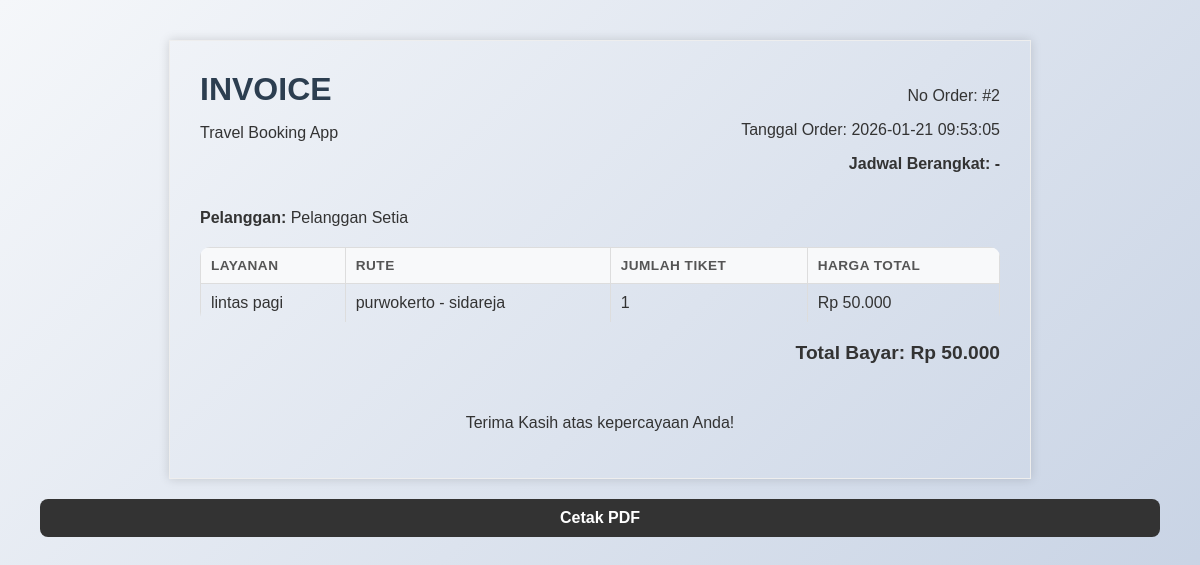
/index.php?page=invoice&id=2 (signed in), run on the app's committed database.
### tables this page shows
CREATE TABLE `tb_pemesanan` (
  `id` int(11) NOT NULL,
  `user_id` int(11) NOT NULL,
  `layanan_id` int(11) NOT NULL,
  `tanggal_jadwal` date DEFAULT NULL,
  `tanggal_pemesanan` datetime DEFAULT current_timestamp(),
  `jumlah_tiket` int(11) NOT NULL,
  `total_harga` decimal(10,2) NOT NULL,
  `status_pemesanan` enum('pending','menunggu_konfirmasi','dibayar','batal') DEFAULT 'pending'
);

CREATE TABLE `master_user` (
  `id` int(11) NOT NULL,
  `username` varchar(50) NOT NULL,
  `password` varchar(255) NOT NULL,
  `nama_lengkap` varchar(100) NOT NULL,
  `role` enum('admin','kasir','pelanggan') NOT NULL,
  `created_at` timestamp NOT NULL DEFAULT current_timestamp()
);

CREATE TABLE `master_layanan` (
  `id` int(11) NOT NULL,
  `nama_layanan` varchar(100) NOT NULL,
  `rute_asal` varchar(100) NOT NULL,
  `rute_tujuan` varchar(100) NOT NULL,
  `tanggal_berangkat` date NOT NULL,
  `waktu_berangkat` time NOT NULL,
  `biaya` decimal(10,2) NOT NULL,
  `stok` int(11) NOT NULL DEFAULT 0,
  `created_at` timestamp NOT NULL DEFAULT current_timestamp(),
  `kendaraan_id` int(11) NOT NULL
);

### app/Config/Database.php (called while the page is built, shortened)
<?php
class Database {
    private $host = 'localhost';
    private $db_name = 'db_travel_booking';
    private $username = 'root';
    private $password = '';
    private $conn;
    private static $instance = null;
    private function __construct() {
        try {
            $dsn = "mysql:host=" . $this->host . ";dbname=" . $this->db_name;
            $this->conn = new PDO($dsn, $this->username, $this->password);
            $this->conn->setAttribute(PDO::ATTR_ERRMODE, PDO::ERRMODE_EXCEPTION);
            $this->conn->setAttribute(PDO::ATTR_DEFAULT_FETCH_MODE, PDO::FETCH_ASSOC);
        } catch(PDOException $e) {
            die("Connection Error: " . $e->getMessage());
        }
    }
    public static function getInstance() {
        if (self::$instance == null) {
            self::$instance = new Database();
        }
        return self::$instance;
    }
    public function getConnection() {
        return $this->conn;
    }
}

### app/Classes/BaseModel.php (called while the page is built, shortened)
<?php
class BaseModel {
    public function __construct() {
        $this->db = Database::getInstance()->getConnection();
    }
}

### app/Classes/Transaksi.php (called while the page is built, shortened)
<?php
class Transaksi extends BaseModel implements ICrud {
    public function show($id) {
        $sql = "SELECT p.*, p.tanggal_jadwal, l.nama_layanan, l.rute_asal, l.rute_tujuan, l.waktu_berangkat, u.nama_lengkap
                FROM tb_pemesanan p
                JOIN master_layanan l ON p.layanan_id = l.id
                JOIN master_user u ON p.user_id = u.id
                WHERE p.id = :id";
        $stmt = $this->db->prepare($sql);
        $stmt->execute(['id' => $id]);
        return $stmt->fetch(PDO::FETCH_ASSOC);
    }
}

### app/Lib/Invoice.php (the view, shortened to what this page needs)
<?php
$id = $_GET['id'] ?? null;
$model = new Transaksi();
$data = $model->show($id);
?>
<!DOCTYPE html>
<html lang="id">
<head>
</head>
<body onload="window.print()">
    <div class="invoice-box">
        <div class="header">
            <div>
                <h1>INVOICE</h1>
                <p>Travel Booking App</p>
            </div>
            <div style="text-align: right;">
                <p>No Order: #<?= $data['id'] ?></p>
                <p>Tanggal Order: <?= $data['tanggal_pemesanan'] ?></p>
                <p><strong>Jadwal Berangkat: <?= isset($data['tanggal_jadwal']) ? $data['tanggal_jadwal'] . ' ' . $data['waktu_berangkat'] : '-' ?></strong></p>
            </div>
        </div>
        <p><strong>Pelanggan:</strong> <?= $data['nama_lengkap'] ?></p>
        <table>
            <thead>
                <tr>
                    <th>Layanan</th>
                    <th>Rute</th>
                    <th>Jumlah Tiket</th>
                    <th>Harga Total</th>
                </tr>
            </thead>
            <tbody>
                <tr>
                    <td><?= $data['nama_layanan'] ?></td>
                    <td><?= $data['rute_asal'] ?> - <?= $data['rute_tujuan'] ?></td>
                    <td><?= $data['jumlah_tiket'] ?></td>
                    <td>Rp <?= number_format($data['total_harga'], 0, ',', '.') ?></td>
                </tr>
            </tbody>
        </table>
        <div class="total">
            Total Bayar: Rp <?= number_format($data['total_harga'], 0, ',', '.') ?>
        </div>
        <div style="margin-top: 50px; text-align: center;">
            <p>Terima Kasih atas kepercayaan Anda!</p>
        </div>
    </div>
    <div class="no-print" style="text-align: center; margin-top: 20px;">
        <button onclick="window.print()" style="padding: 10px 20px; background: #333; color: white; cursor: pointer;">Cetak PDF</button>
    </div>
</body>
</html>

### public/css/style.css (style rules this page uses)
:root { --primary: #4e54c8; --secondary: #8f94fb; --accent: #ff6b6b; --bg-color: #f0f2f5; --text-color: #333; --sidebar-width: 250px; --white: #ffffff; --shadow: 0 4px 15px rgba(0, 0, 0, 0.05); }
body { font-family: 'Poppins', sans-serif; background: linear-gradient(135deg, #f5f7fa 0%, #c3cfe2 100%); background-attachment: fixed; margin: 0; padding: 0; color: var(--text-color); }
h1, h2, h3 { color: #2c3e50; margin-top: 0; }
h1 { font-weight: 600; }
button { background: linear-gradient(to right, var(--primary), var(--secondary)); color: white; padding: 12px 20px; border: none; border-radius: 8px; cursor: pointer; font-size: 16px; font-weight: 600; transition: transform 0.2s, box-shadow 0.2s; width: 100%; }
table { width: 100%; border-collapse: separate; border-spacing: 0; margin-top: 25px; border-radius: 10px; overflow: hidden; }
th, td { padding: 15px; text-align: left; border-bottom: 1px solid #eee; }
th { background-color: #f8f9fa; color: #555; font-weight: 600; text-transform: uppercase; font-size: 0.85em; letter-spacing: 0.5px; }
tr:last-child td { border-bottom: none; }

### app/Lib/Invoice.php (style rules this page uses)
body { font-family: sans-serif; padding: 40px; }
.invoice-box { max-width: 800px; margin: auto; border: 1px solid #eee; padding: 30px; box-shadow: 0 0 10px rgba(0, 0, 0, 0.15); }
.header { display: flex; justify-content: space-between; margin-bottom: 20px; }
.header h1 { margin: 0; }
table { width: 100%; border-collapse: collapse; margin-top: 20px; }
th, td { border: 1px solid #ddd; padding: 10px; text-align: left; }
.total { text-align: right; font-weight: bold; font-size: 1.2em; margin-top: 20px; }

### data on the page
tb_pemesanan: id "2", tanggal_pemesanan "2026-01-21 09:53:05", user.nama_lengkap "Pelanggan Setia", layanan.nama_layanan "lintas pagi", layanan.rute_asal "purwokerto", layanan.rute_tujuan "sidareja", jumlah_tiket "1", total_harga "50.000"
